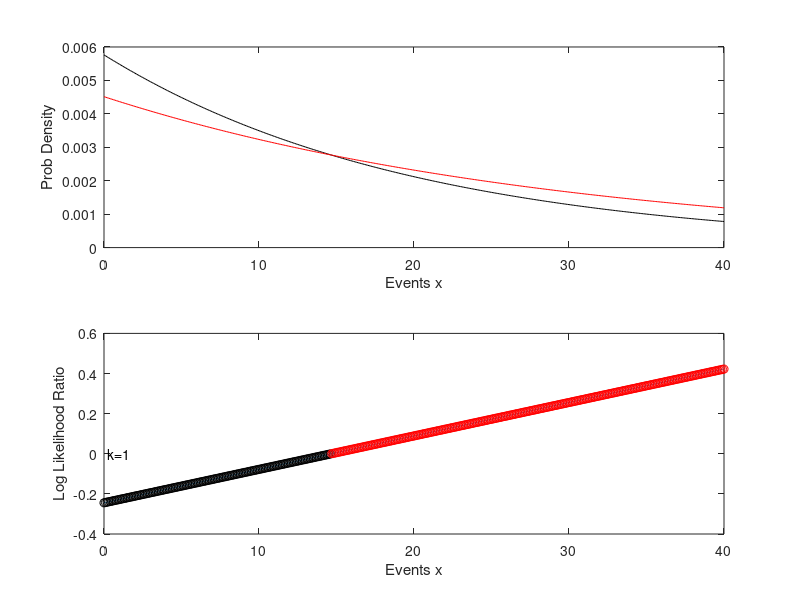
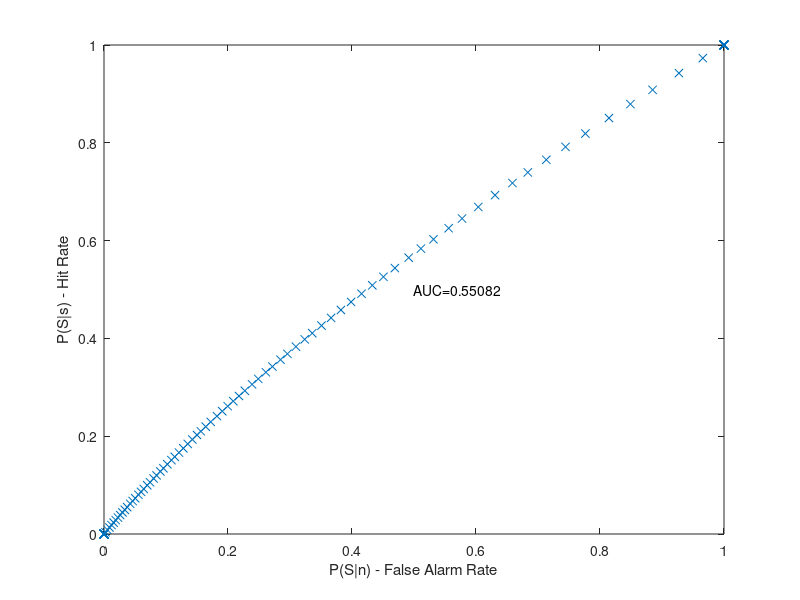

These charts were generated, in order, by the following MATLAB code:
% Define the alphabet of "events" x, which are just tenths from 0 to 40
event_resol = 0.1;
event_min = 0;
event_max = 40;
x = [event_min:event_resol:event_max];

%%

% % Parameters for Poisson distributions of noise or signal
% mean_noise = 15;
% mean_signal= 19;
% 
% % Define the probability density functions for noise and signal based on
% % above parameters
% pdf_x_noise = poisspdf(x,mean_noise);
% norm_noise = sum(pdf_x_noise);
% pdf_x_noise = pdf_x_noise / norm_noise;
% pdf_x_signal = poisspdf(x,mean_signal);
% norm_signal = sum(pdf_x_signal);
% pdf_x_signal = pdf_x_signal / norm_signal;

%%

% % Parameters for Exponential distributions of noise or signal
mean_noise = 20;
mean_signal= 30;

% Define the probability density functions for noise and signal based on
% above parameters
pdf_x_noise = exppdf(x,mean_noise);
norm_noise = sum(pdf_x_noise);
pdf_x_noise = pdf_x_noise / norm_noise;
pdf_x_signal = exppdf(x,mean_signal);
norm_signal = sum(pdf_x_signal);
pdf_x_signal = pdf_x_signal / norm_signal;

%%

% % Parameters for Rayleigh distributions of noise or signal
% mean_noise = 25.7;
% mean_signal= 30;
% 
% % Define the probability density functions for noise and signal based on
% % above parameters
% pdf_x_noise = raylpdf(x,mean_noise);
% norm_noise = sum(pdf_x_noise);
% pdf_x_noise = pdf_x_noise / norm_noise;
% pdf_x_signal = raylpdf(x,mean_signal);
% norm_signal = sum(pdf_x_signal);
% pdf_x_signal = pdf_x_signal / norm_signal;

%%
k = 1;

% Plot probability density functions
figure
ax(1) = subplot(2,1,1);
plot(x,pdf_x_noise,'k');
hold on
plot(x,pdf_x_signal,'r');
set(gca,'xlim',[event_min,event_max]);
xlabel('Events x');
ylabel('Prob Density');

% Define Likelihood Ratio (lr) as a function of x
lr = pdf_x_signal./pdf_x_noise;

% Plot likelihood ratio
ax(2) = subplot(2,1,2);
plot(x,log(lr));
set(gca,'xlim',[event_min,event_max]);
text(event_min+2*event_resol,log(k),['k=',num2str(k)]);
xlabel('Events x');
ylabel('Log Likelihood Ratio');

% Compute Ideal Observer-based ROC curve
% Set a decision criterion based on the likelihood ratio
noise_events_k_i = find((lr<k));
signal_events_k_i = find((lr>=k));
% Plot events in likelihood plot, delineated as noise or signal
axes(ax(2));
hold on
plot(x(noise_events_k_i),log(lr(noise_events_k_i)),'ko');
plot(x(signal_events_k_i),log(lr(signal_events_k_i)),'ro');

% Compute Hit and False Alarm rates given criterion
FA_rate_k = sum(pdf_x_noise(signal_events_k_i))
HIT_rate_k = sum(pdf_x_signal(signal_events_k_i))

% Cycle through different likelihood ratio criteria to generate ROC curve
k_values = [0:0.01:20];
FA_rate_values = zeros(1,length(k_values));
HIT_rate_values = zeros(1,length(k_values));
for j = 1:length(k_values)
    noise_events_k_j = find((lr<k_values(j)));
    signal_events_k_j = find((lr>=k_values(j)));
    FA_rate_values(j) = sum(pdf_x_noise(signal_events_k_j));
    HIT_rate_values(j) = sum(pdf_x_signal(signal_events_k_j));
end

FA_rate_values = [1,FA_rate_values,0];
HIT_rate_values = [1,HIT_rate_values,0];

% Plot ROC curve
figure
plot(FA_rate_values,HIT_rate_values,'x');
hold on
xlabel('P(S|n) - False Alarm Rate');
ylabel('P(S|s) - Hit Rate');
set(gca,'xlim',[0 1],'ylim',[0 1]);

text(0.5,0.5,['AUC=',num2str(trapz(fliplr(FA_rate_values),fliplr(HIT_rate_values)))]);

